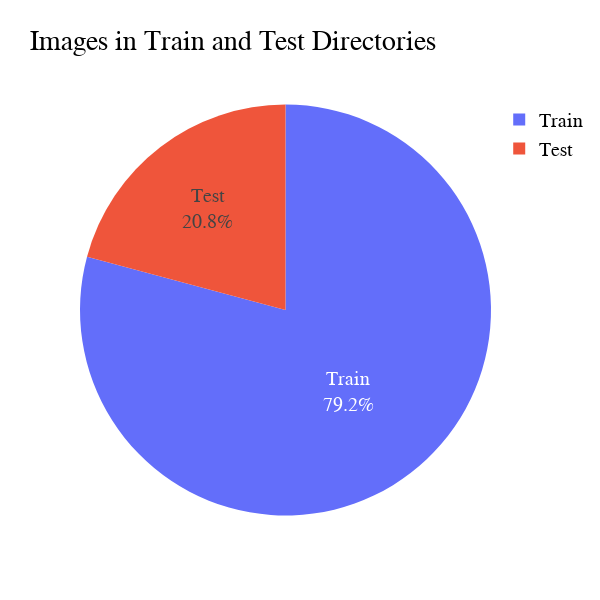

Source (notebook cell):
### Markdown cell above
### Image Data Splitting

### Code cell
train_count = len(list(train_dir.glob('*/*.*')))
test_count = len(list(test_dir.glob('*/*.*')))

print(" ======================================")
print("  Images in Training set : {} \n  Images in Test det : {}".format(train_count,test_count))
print(" ======================================")
cats=["Train","Test"]
vals=[train_count, test_count]
valdf=pd.DataFrame({"Directories":cats,"Count":vals})
fig=px.pie(valdf,names="Directories",values="Count",color="Directories",
           title="Images in Train and Test Directories",height=600,width=600)
fig.update_traces(textposition='inside',textinfo='percent+label')
fig.update_layout(font=dict(family="Times New Roman, Bold",size=20,color="black"))
fig.show()

### Figure 1 — Plotly figure (JSON) as saved in the notebook; plotly's stock layout.template omitted (floating-point values rounded to 4 significant figures)
{"data": [{"customdata": [["Train"], ["Test"]], "domain": {"x": [0, 1], "y": [0, 1]}, "hovertemplate": "Directories=%{customdata[0]}<br>Count=%{value}<extra></extra>", "labels": ["Train", "Test"], "legendgroup": "", "marker": {"colors": ["#636efa", "#EF553B"]}, "name": "", "showlegend": true, "textinfo": "percent+label", "textposition": "inside", "type": "pie", "values": [251, 66]}], "layout": {"font": {"color": "black", "family": "Times New Roman, Bold", "size": 20}, "height": 600, "legend": {"tracegroupgap": 0}, "title": {"text": "Images in Train and Test Directories"}, "width": 600}}
